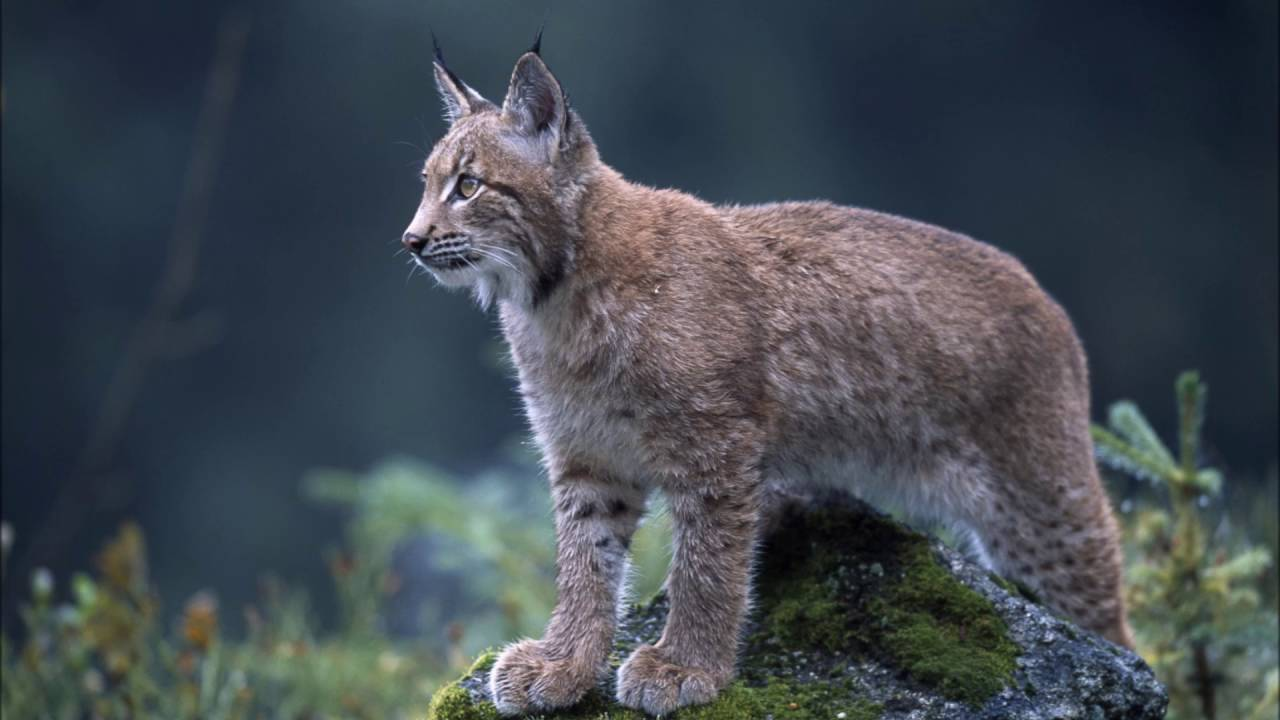
#> input picture img/Animals/cat.jpg, 1280 x 720 px, found by its file name
$ jupyter execute --allow-errors 'CNN from scratch ?.ipynb'
#> lines starting #> are read from the running program, lines starting #| are printed output that depends on the picture
OpenCV notebook - ©Arkaprabha Majumdar

[cell 1]
import numpy as np
import cv2

[cell 2]
input_image = cv2.imread("/home/arkaprabham/Desktop/Deep_Learning_Udemy/img/Animals/cat.jpg")#np.random.randint(0,255,(28,28,3),"duint8")
#> input_image is the input picture: shape (720, 1280, 3); mean B, G, R 81, 73.7, 66.5
X = cv2.resize(input_image,(400,400))
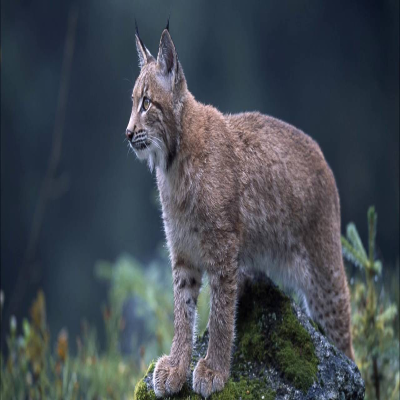
#> X: shape (400, 400, 3); mean B, G, R 81, 73.6, 66.5
cv2.imshow("Random created image",X)
cv2.waitKey(0)
cv2.destroyAllWindows()

#> (a cell that did not finish here is left out)

#> (a cell that did not finish here is left out)

#> (a cell that did not finish here is left out)

[cell 6]
def relu(Conv):
    for row in range(Conv.shape[0]):
        for col in range(Conv.shape[1]):
            if Conv[row,col]<0:
                Conv[row,col]=0
    return Conv

[cell 7]
relu_box = []
#> (the rest of this cell did not finish here and is left out)

[cell 8]
for layer in relu_box:
    cv2.imshow("ReLu image",layer)
    cv2.waitKey(0)
cv2.destroyAllWindows()

[cell 9]
def pooling(mat):
    pooled=np.zeros(mat.shape)
    for i in range(mat.shape[0]-1):
        for j in range(0,mat.shape[1]-1,2):
            pooled[i][j] = np.max(mat[i:i+2,j:j+2])
    return pooled

[cell 10]
pool_box = []
for layer in relu_box:
    pool_box.append(pooling(layer))

#> (a cell that did not finish here is left out)

[cell 12]
for layer in pool_box:
    cv2.imshow("Pooled image",layer)
    cv2.waitKey(0)
cv2.destroyAllWindows()


$ run again, with img/Animals/bear.jpg copied over img/Animals/cat.jpg
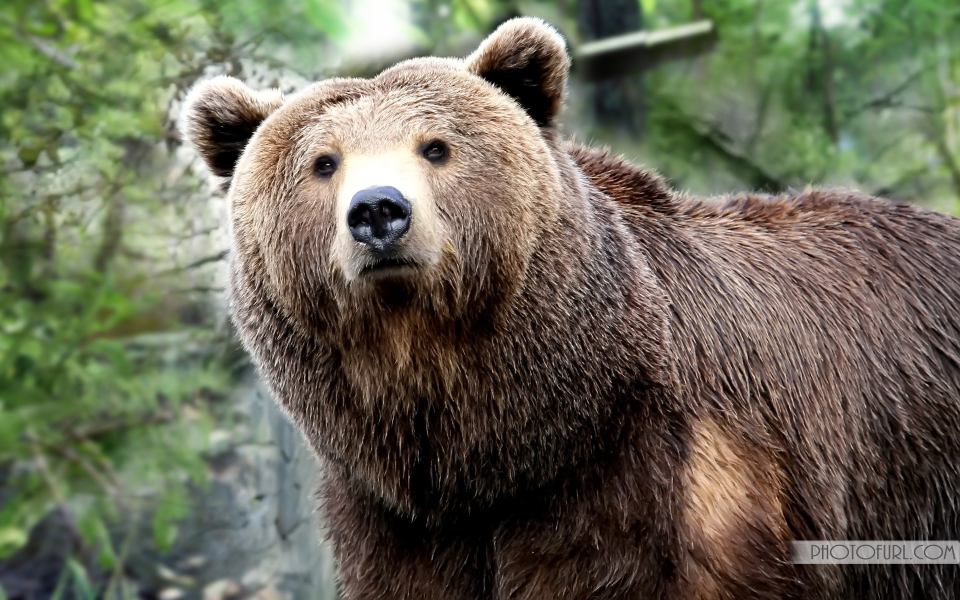
#> input picture img/Animals/bear.jpg, 1920 x 1200 px, found by its file name (shown at 1/2 size)
#> input_image is the input picture: shape (1200, 1920, 3); mean B, G, R 86.7, 104.5, 105.7
#> `X = cv2.resize(input_image,(400,400))`:
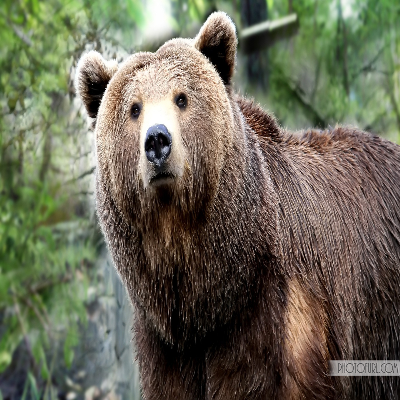
#> X: shape (400, 400, 3); mean B, G, R 86.8, 104.5, 105.8

$ run again, with img/Animals/microorganism.jpg copied over img/Animals/cat.jpg
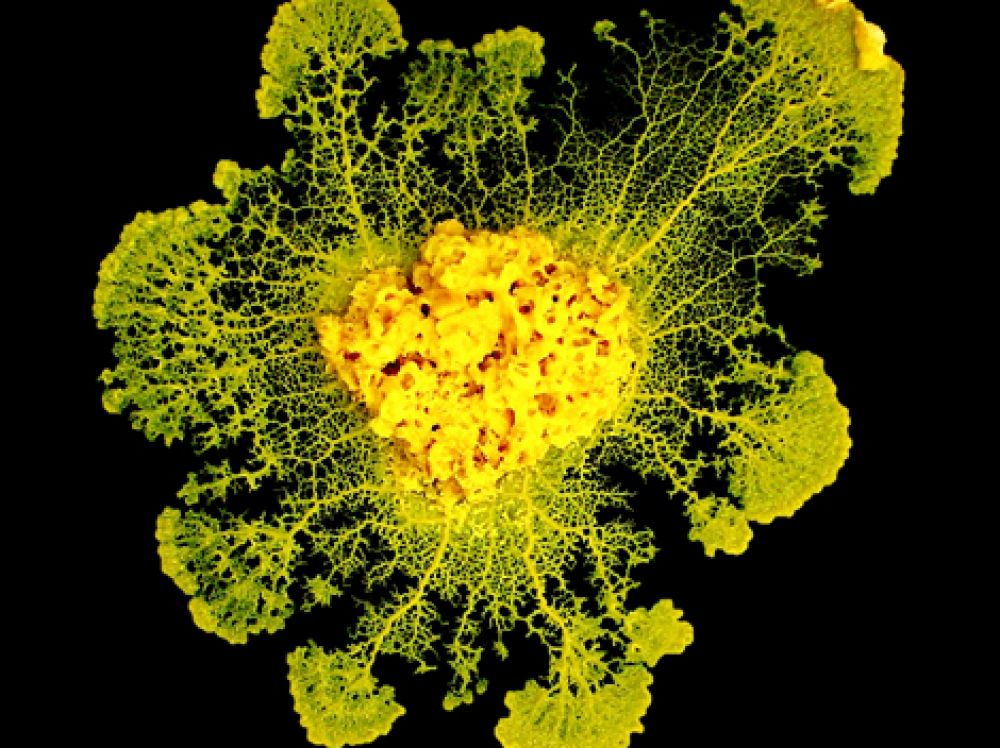
#> input picture img/Animals/microorganism.jpg, 1000 x 748 px, found by its file name
#> input_image is the input picture: shape (748, 1000, 3); mean B, G, R 8.9, 68.5, 70.6
#> `X = cv2.resize(input_image,(400,400))`:
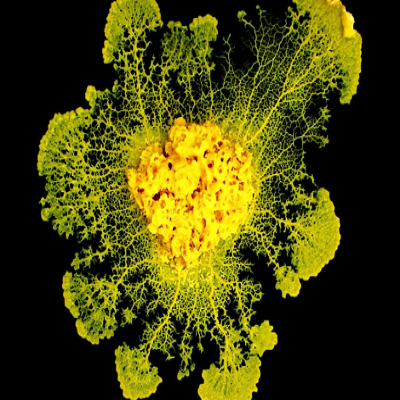
#> X: shape (400, 400, 3); mean B, G, R 8.9, 68.5, 70.5
